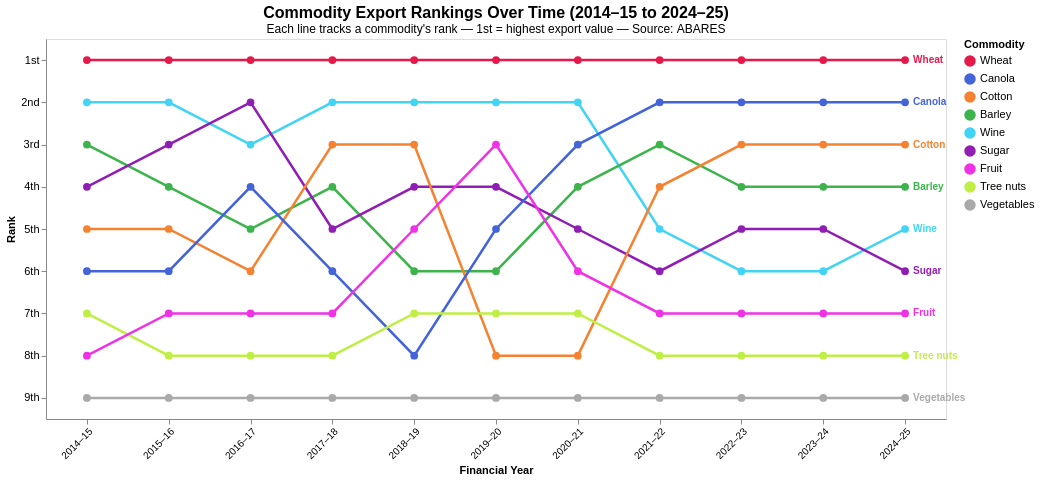

Write a Vega-Lite specification for this figure.
### Vega-Lite specification from a JSON file in a GitHub repository (floating-point values rounded to 4 significant figures)
{"$schema": "https://vega.github.io/schema/vega-lite/v5.json", "background": "transparent", "width": 900, "height": 380, "title": {"text": "Commodity Export Rankings Over Time (2014–15 to 2024–25)", "subtitle": "Each line tracks a commodity's rank — 1st = highest export value — Source: ABARES", "fontSize": 16, "subtitleFontSize": 12}, "data": {"values": [{"financial_year": "2014–15", "commodity": "Wheat", "rank": 1, "value_aud_millions": 5528.0}, {"financial_year": "2014–15", "commodity": "Wine", "rank": 2, "value_aud_millions": 1983.0}, {"financial_year": "2014–15", "commodity": "Barley", "rank": 3, "value_aud_millions": 1758.0}, {"financial_year": "2014–15", "commodity": "Sugar", "rank": 4, "value_aud_millions": 1643.0}, {"financial_year": "2014–15", "commodity": "Cotton", "rank": 5, "value_aud_millions": 1546.0}, {"financial_year": "2014–15", "commodity": "Canola", "rank": 6, "value_aud_millions": 1349.0}, {"financial_year": "2014–15", "commodity": "Tree nuts", "rank": 7, "value_aud_millions": 732.0}, {"financial_year": "2014–15", "commodity": "Fruit", "rank": 8, "value_aud_millions": 716.3}, {"financial_year": "2014–15", "commodity": "Vegetables", "rank": 9, "value_aud_millions": 231.5}, {"financial_year": "2015–16", "commodity": "Wheat", "rank": 1, "value_aud_millions": 5096.0}, {"financial_year": "2015–16", "commodity": "Wine", "rank": 2, "value_aud_millions": 2184.0}, {"financial_year": "2015–16", "commodity": "Sugar", "rank": 3, "value_aud_millions": 1823.0}, {"financial_year": "2015–16", "commodity": "Barley", "rank": 4, "value_aud_millions": 1445.0}, {"financial_year": "2015–16", "commodity": "Cotton", "rank": 5, "value_aud_millions": 1269.0}, {"financial_year": "2015–16", "commodity": "Canola", "rank": 6, "value_aud_millions": 1097.0}, {"financial_year": "2015–16", "commodity": "Fruit", "rank": 7, "value_aud_millions": 1027.0}, {"financial_year": "2015–16", "commodity": "Tree nuts", "rank": 8, "value_aud_millions": 929.0}, {"financial_year": "2015–16", "commodity": "Vegetables", "rank": 9, "value_aud_millions": 286.0}, {"financial_year": "2016–17", "commodity": "Wheat", "rank": 1, "value_aud_millions": 6073.0}, {"financial_year": "2016–17", "commodity": "Sugar", "rank": 2, "value_aud_millions": 2424.0}, {"financial_year": "2016–17", "commodity": "Wine", "rank": 3, "value_aud_millions": 2366.0}, {"financial_year": "2016–17", "commodity": "Canola", "rank": 4, "value_aud_millions": 2128.0}, {"financial_year": "2016–17", "commodity": "Barley", "rank": 5, "value_aud_millions": 2106.0}, {"financial_year": "2016–17", "commodity": "Cotton", "rank": 6, "value_aud_millions": 1788.0}, {"financial_year": "2016–17", "commodity": "Fruit", "rank": 7, "value_aud_millions": 1042.0}, {"financial_year": "2016–17", "commodity": "Tree nuts", "rank": 8, "value_aud_millions": 819.0}, {"financial_year": "2016–17", "commodity": "Vegetables", "rank": 9, "value_aud_millions": 311.5}, {"financial_year": "2017–18", "commodity": "Wheat", "rank": 1, "value_aud_millions": 4652.0}, {"financial_year": "2017–18", "commodity": "Wine", "rank": 2, "value_aud_millions": 2828.0}, {"financial_year": "2017–18", "commodity": "Cotton", "rank": 3, "value_aud_millions": 2132.0}, {"financial_year": "2017–18", "commodity": "Barley", "rank": 4, "value_aud_millions": 1975.0}, {"financial_year": "2017–18", "commodity": "Sugar", "rank": 5, "value_aud_millions": 1536.0}, {"financial_year": "2017–18", "commodity": "Canola", "rank": 6, "value_aud_millions": 1306.0}, {"financial_year": "2017–18", "commodity": "Fruit", "rank": 7, "value_aud_millions": 1199.0}, {"financial_year": "2017–18", "commodity": "Tree nuts", "rank": 8, "value_aud_millions": 800.8}, {"financial_year": "2017–18", "commodity": "Vegetables", "rank": 9, "value_aud_millions": 325.0}, {"financial_year": "2018–19", "commodity": "Wheat", "rank": 1, "value_aud_millions": 3657.0}, {"financial_year": "2018–19", "commodity": "Wine", "rank": 2, "value_aud_millions": 2954.0}, {"financial_year": "2018–19", "commodity": "Cotton", "rank": 3, "value_aud_millions": 2556.0}, {"financial_year": "2018–19", "commodity": "Sugar", "rank": 4, "value_aud_millions": 1530.0}, {"financial_year": "2018–19", "commodity": "Fruit", "rank": 5, "value_aud_millions": 1461.0}, {"financial_year": "2018–19", "commodity": "Barley", "rank": 6, "value_aud_millions": 1382.0}, {"financial_year": "2018–19", "commodity": "Tree nuts", "rank": 7, "value_aud_millions": 1071.0}, {"financial_year": "2018–19", "commodity": "Canola", "rank": 8, "value_aud_millions": 953.4}, {"financial_year": "2018–19", "commodity": "Vegetables", "rank": 9, "value_aud_millions": 390.7}, {"financial_year": "2019–20", "commodity": "Wheat", "rank": 1, "value_aud_millions": 3847.0}, {"financial_year": "2019–20", "commodity": "Wine", "rank": 2, "value_aud_millions": 2900.0}, {"financial_year": "2019–20", "commodity": "Fruit", "rank": 3, "value_aud_millions": 1612.0}, {"financial_year": "2019–20", "commodity": "Sugar", "rank": 4, "value_aud_millions": 1606.0}, {"financial_year": "2019–20", "commodity": "Canola", "rank": 5, "value_aud_millions": 1173.0}, {"financial_year": "2019–20", "commodity": "Barley", "rank": 6, "value_aud_millions": 1028.0}, {"financial_year": "2019–20", "commodity": "Tree nuts", "rank": 7, "value_aud_millions": 1014.0}, {"financial_year": "2019–20", "commodity": "Cotton", "rank": 8, "value_aud_millions": 963.5}, {"financial_year": "2019–20", "commodity": "Vegetables", "rank": 9, "value_aud_millions": 414.0}, {"financial_year": "2020–21", "commodity": "Wheat", "rank": 1, "value_aud_millions": 6805.0}, {"financial_year": "2020–21", "commodity": "Wine", "rank": 2, "value_aud_millions": 2619.0}, {"financial_year": "2020–21", "commodity": "Canola", "rank": 3, "value_aud_millions": 2185.0}, {"financial_year": "2020–21", "commodity": "Barley", "rank": 4, "value_aud_millions": 1910.0}, {"financial_year": "2020–21", "commodity": "Sugar", "rank": 5, "value_aud_millions": 1609.0}, {"financial_year": "2020–21", "commodity": "Fruit", "rank": 6, "value_aud_millions": 1327.0}, {"financial_year": "2020–21", "commodity": "Tree nuts", "rank": 7, "value_aud_millions": 922.7}, {"financial_year": "2020–21", "commodity": "Cotton", "rank": 8, "value_aud_millions": 629.2}, {"financial_year": "2020–21", "commodity": "Vegetables", "rank": 9, "value_aud_millions": 401.0}, {"financial_year": "2021–22", "commodity": "Wheat", "rank": 1, "value_aud_millions": 11340.0}, {"financial_year": "2021–22", "commodity": "Canola", "rank": 2, "value_aud_millions": 5764.0}, {"financial_year": "2021–22", "commodity": "Barley", "rank": 3, "value_aud_millions": 2977.0}, {"financial_year": "2021–22", "commodity": "Cotton", "rank": 4, "value_aud_millions": 2229.0}, {"financial_year": "2021–22", "commodity": "Wine", "rank": 5, "value_aud_millions": 2197.0}, {"financial_year": "2021–22", "commodity": "Sugar", "rank": 6, "value_aud_millions": 2024.0}, {"financial_year": "2021–22", "commodity": "Fruit", "rank": 7, "value_aud_millions": 1321.0}, {"financial_year": "2021–22", "commodity": "Tree nuts", "rank": 8, "value_aud_millions": 1006.0}, {"financial_year": "2021–22", "commodity": "Vegetables", "rank": 9, "value_aud_millions": 419.4}, {"financial_year": "2022–23", "commodity": "Wheat", "rank": 1, "value_aud_millions": 16740.0}, {"financial_year": "2022–23", "commodity": "Canola", "rank": 2, "value_aud_millions": 5677.0}, {"financial_year": "2022–23", "commodity": "Cotton", "rank": 3, "value_aud_millions": 4901.0}, {"financial_year": "2022–23", "commodity": "Barley", "rank": 4, "value_aud_millions": 3332.0}, {"financial_year": "2022–23", "commodity": "Sugar", "rank": 5, "value_aud_millions": 2204.0}, {"financial_year": "2022–23", "commodity": "Wine", "rank": 6, "value_aud_millions": 2027.0}, {"financial_year": "2022–23", "commodity": "Fruit", "rank": 7, "value_aud_millions": 1416.0}, {"financial_year": "2022–23", "commodity": "Tree nuts", "rank": 8, "value_aud_millions": 1197.0}, {"financial_year": "2022–23", "commodity": "Vegetables", "rank": 9, "value_aud_millions": 408.0}, {"financial_year": "2023–24", "commodity": "Wheat", "rank": 1, "value_aud_millions": 9871.0}, {"financial_year": "2023–24", "commodity": "Canola", "rank": 2, "value_aud_millions": 4704.0}, {"financial_year": "2023–24", "commodity": "Cotton", "rank": 3, "value_aud_millions": 4146.0}, {"financial_year": "2023–24", "commodity": "Barley", "rank": 4, "value_aud_millions": 3317.0}, {"financial_year": "2023–24", "commodity": "Sugar", "rank": 5, "value_aud_millions": 3022.0}, {"financial_year": "2023–24", "commodity": "Wine", "rank": 6, "value_aud_millions": 2318.0}, {"financial_year": "2023–24", "commodity": "Fruit", "rank": 7, "value_aud_millions": 1578.0}, {"financial_year": "2023–24", "commodity": "Tree nuts", "rank": 8, "value_aud_millions": 998.5}, {"financial_year": "2023–24", "commodity": "Vegetables", "rank": 9, "value_aud_millions": 442.7}, {"financial_year": "2024–25", "commodity": "Wheat", "rank": 1, "value_aud_millions": 8660.0}, {"financial_year": "2024–25", "commodity": "Canola", "rank": 2, "value_aud_millions": 4909.0}, {"financial_year": "2024–25", "commodity": "Cotton", "rank": 3, "value_aud_millions": 3397.0}, {"financial_year": "2024–25", "commodity": "Barley", "rank": 4, "value_aud_millions": 2962.0}, {"financial_year": "2024–25", "commodity": "Wine", "rank": 5, "value_aud_millions": 2608.0}, {"financial_year": "2024–25", "commodity": "Sugar", "rank": 6, "value_aud_millions": 2050.0}, {"financial_year": "2024–25", "commodity": "Fruit", "rank": 7, "value_aud_millions": 1696.0}, {"financial_year": "2024–25", "commodity": "Tree nuts", "rank": 8, "value_aud_millions": 1632.0}, {"financial_year": "2024–25", "commodity": "Vegetables", "rank": 9, "value_aud_millions": 437.8}]}, "layer": [{"mark": {"type": "line", "strokeWidth": 2.5, "point": {"filled": true, "size": 60}}, "encoding": {"x": {"field": "financial_year", "type": "ordinal", "title": "Financial Year", "sort": ["2014–15", "2015–16", "2016–17", "2017–18", "2018–19", "2019–20", "2020–21", "2021–22", "2022–23", "2023–24", "2024–25"], "axis": {"labelAngle": -45, "labelFontSize": 10}}, "y": {"field": "rank", "type": "ordinal", "title": "Rank", "sort": "ascending", "scale": {"domain": [1, 2, 3, 4, 5, 6, 7, 8, 9]}, "axis": {"labelExpr": "datum.value === 1 ? '1st' : datum.value === 2 ? '2nd' : datum.value === 3 ? '3rd' : datum.value + 'th'", "labelFontSize": 11, "gridColor": "#f0e4d0", "gridDash": [3, 3]}}, "color": {"field": "commodity", "type": "nominal", "scale": {"domain": ["Wheat", "Canola", "Cotton", "Barley", "Wine", "Sugar", "Fruit", "Tree nuts", "Vegetables"], "range": ["#e6194b", "#4363d8", "#f58231", "#3cb44b", "#42d4f4", "#911eb4", "#f032e6", "#bfef45", "#a9a9a9"]}, "legend": {"title": "Commodity", "orient": "right", "labelFontSize": 11, "titleFontSize": 11}}, "detail": {"field": "commodity"}, "tooltip": [{"field": "commodity", "type": "nominal", "title": "Commodity"}, {"field": "financial_year", "type": "ordinal", "title": "Year"}, {"field": "rank", "type": "ordinal", "title": "Rank"}, {"field": "value_aud_millions", "type": "quantitative", "title": "AUD Millions", "format": "$,.0f"}]}}, {"transform": [{"filter": "datum.financial_year == '2024–25'"}], "mark": {"type": "text", "align": "left", "dx": 8, "fontSize": 10, "fontWeight": "600"}, "encoding": {"x": {"field": "financial_year", "type": "ordinal", "sort": ["2014–15", "2015–16", "2016–17", "2017–18", "2018–19", "2019–20", "2020–21", "2021–22", "2022–23", "2023–24", "2024–25"]}, "y": {"field": "rank", "type": "ordinal", "sort": "ascending"}, "text": {"field": "commodity", "type": "nominal"}, "color": {"field": "commodity", "type": "nominal", "scale": {"domain": ["Wheat", "Canola", "Cotton", "Barley", "Wine", "Sugar", "Fruit", "Tree nuts", "Vegetables"], "range": ["#e6194b", "#4363d8", "#f58231", "#3cb44b", "#42d4f4", "#911eb4", "#f032e6", "#bfef45", "#a9a9a9"]}, "legend": null}}}]}
